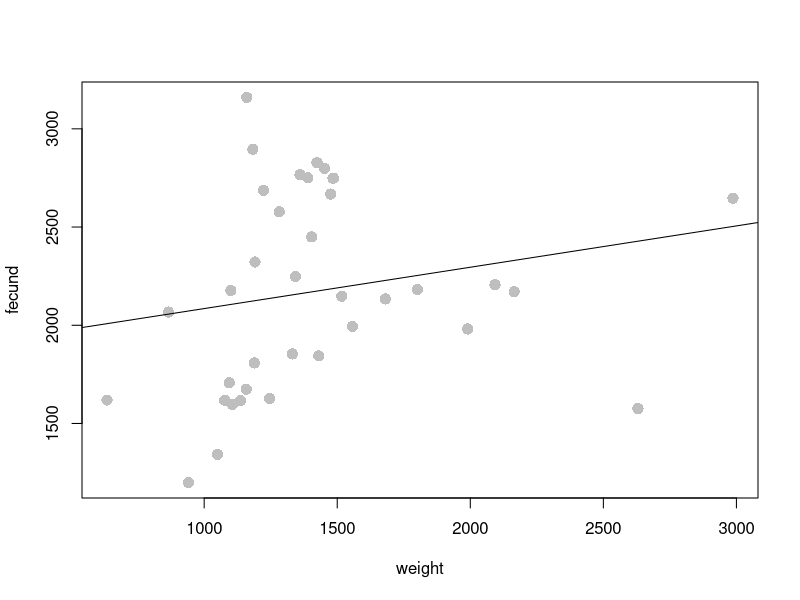

Here is the R script that generated this plot: (Note: this script raises an error after producing the figure.)
rm(list=ls())

###3.1#############
# Simple linear regression
# Determining relationship between continuous response variable (y) and some predictor variables (x_n)
# y_i= B_0 +B_1x_i1 +...+ B_nx_in +E_i, where E_i ~N(0,sigma)
# Predictor variables can be categorical (ANOVA, Ttest), Continuous (regression), or combination (ANCOVA)

# Enters data set
dat <- read.csv('sockeye.csv')

str(dat)
summary(dat)

dat$type <- as.factor(dat$type)
dat <- read.csv('sockeye.csv', stringsAsFactors = T)

# Take a look at the data
head(dat)

# Fit a simple linear regression (fecundity vs weight)
# lm(y~x, data= dat)
# y is response variable and x is predictor variable
fit1 <- lm(fecund ~ weight, data= dat)

fit1

# Take a look at the coefficients of the model (Intercept and slope)
# Interpretation- at theoretical zero weight, fecundity is (coeff 1), and increases with each unit increase of weight
summary(fit1)

#Plot data


plot(fecund~ weight, data= dat, col= 'grey', pch= 16, cex= 1.5)
abline(fit1)

par(mar= c(5, 6, 4, 2))
windowsFonts(A= windowsFont('TT Times New Roman'))
plot(fecund ~ weight, data = dat, col = "grey", pch = 16, cex = 1.5, cex.main= 2, 
     xlab= 'Weight (g)', ylab= '', main= 'Simple linear regression', 
     xlim= c(500, 3000), ylim= c(1000, 3500), xaxs= 'i', yaxs= 'i', cex.lab= 2, cex.axis= 1.5, 
     las= 1, bty= 'n', family= 'A')
title(ylab= 'Fecundity', line= 4, cex.lab= 2, family= 'A')
abline(fit1)
###################


# T-test

# Determining if there is a difference in means between two groups (Hatchery and Wild)
# Create two object that contain the hatch and wild fecundity
hatch <- dat$fecund[dat$type=='hatch']
wild <- dat$fecund[dat$type=='wild']

boxplot(dat$fecund~ dat$type)

# Test the difference in means between hatch and wild; 
mean(hatch, na.rm= T)
mean(wild, na.rm= T)
# Groups have equal variances; 
# Data are not paired
# Alternative hypothesis: two sided
t.test(hatch, wild, var.equal = T, paired= F, alternative= 'two.sided')

# Can check for equal variances (Nonparametric options)
var.test(hatch, wild, data= dat, alternative= 'two.sided')
# P-value >0.05 and CI contains 1


# ANOVA

# Lets do this in a more complex framework (ANOVA)
# Similar to T-test but for more groups (in this case it will be the same)
# Should have same or very similar sample sizes
class(dat$type) 

levels(dat$type)

pairs <-  cbind(
  as.character(dat$type),
  as.numeric(dat$type)
)

head(pairs) 

tail(pairs)

#dat$type <-  relevel(dat$type, ref = "wild")    Changes reference level

# Fit second model looking at fecundity by type
fit2 <-  lm(fecund ~ type, data = dat)

summary(fit2)
# Hatch will be reference level (alphabetical) and Wild is hatch + 713.4

m <-  tapply(dat$fecund, dat$type, mean, na.rm = T)

m[1]

m[2]

m[2] - m[1]
###################

# ANCOVA
# You recognize that these two groups should have their own regression lines (intercept should not be the same)
fit3 = lm(fecund ~ type + weight, data = dat)

summary(fit3)$coef
# Again, Hatch is the reference level; Fecundity increases with increasing weight

# Plot the data using two different point types
plot(fecund ~ weight, data = dat, col = "blue", pch = ifelse(dat$type== 'hatch', 1, 16), cex = 1.5, cex.main= 2, 
     xlab= 'Weight (g)', ylab= '', main= 'Simple linear regression', 
     xlim= c(500, 3000), ylim= c(1000, 3500), xaxs= 'i', yaxs= 'i', cex.lab= 2, cex.axis= 1.5, 
     las= 1, bty= 'n', family= 'A')
title(ylab= 'Fecundity', line= 4, cex.lab= 2, family= 'A')

# Add regression line for Hatchery data
# A is intercept and B is slope
abline(coef(fit3)[c(1,3)], lty = 2)

# Add regression line for Wild data
# A is Hatch estimate plus Wild 'adjustment' and B is slope
abline(sum(coef(fit3)[c(1,2)]), coef(fit3)[3])

legend("bottom", legend = c("Hatchery", "Wild"), 
       pch = c(1,16), lty = c(2,1),
       col = "blue", pt.cex = 1.5, bty = "n", horiz = T)
###################
# Notice that this allows the intercept to vary (Wild adjustment) but it does not allow the slope to vary

# Interactions
# Accounts for the interaction term (allows slope to change depending on which type)
fit4 = lm(fecund ~ type + weight + type:weight, data = dat)
fit4
summary(fit4)
# Plot
plot(fecund ~ weight, data = dat, col = "blue", pch = ifelse(dat$type== 'hatch', 1, 16), cex = 1.5, cex.main= 2, 
     xlab= 'Weight (g)', ylab= '', main= 'Simple linear regression', 
     xlim= c(500, 3000), ylim= c(1000, 3500), xaxs= 'i', yaxs= 'i', cex.lab= 2, cex.axis= 1.5, 
     las= 1, bty= 'n', family= 'A')
title(ylab= 'Fecundity', line= 4, cex.lab= 2, family= 'A')

abline(coef(fit4)[c(1,3)], lty = 2)

abline(sum(coef(fit4)[c(1,2)]), sum(coef(fit4)[c(3,4)]))

legend("bottom", legend = c("Hatchery", "Wild"), pch = c(1,16), lty = c(2,1),
       col = "blue", pt.cex = 1.5, bty = "n", horiz = T)

summary(fit4)$coef
# How do we interpret these?
# Intercept is Hatch at weight= 0; Weight is increase in fecundity for each unit weight
# Typewild is Hatch - Wild adjustment; Typewild:weight is Hatch + Wild increase in fecundity for each unit weight

# compare to fit seperate
fitH = lm(fecund ~ weight, data = dat[dat$type=="hatch",])
fitW = lm(fecund ~ weight, data = dat[dat$type=="wild",])
summary(fitH)$coef
summary(fitW)$coef

###################

# Model selection

# Create AIC table
tab = AIC(fit1, fit2, fit3, fit4)

tab[order(tab$AIC),]    # Simple AIC table

n <- nrow(data)                                                     # Better looking AIC
logL <- c(logLik(fit1), logLik(fit2), logLik(fit3), logLik(fit4))
K <- c(3, 3, 4, 5)
AIC <- -2*logL + 2*K
delta <- AIC- min(AIC)
w <- exp(-0.5*delta)/sum(exp(-0.5*delta))
ms <- data.frame(logL, K, AIC, delta, w)
rownames(ms) <- c('fecund~weight', 'fecund~type', 'fecund~type+weight', 'fecund~type+weight+type:weight')
round(ms, digits= 2)
ms <- ms[order(ms$AIC),]
AIC_tab <- round(ms, digits= 2)
AIC_tab
###################






###3.2#############
# GLM's
logit = function(p) {
  log(p/(1 - p))
}

expit = function(eta) {  # lp stands for logit(p)
  exp(eta)/(1 + exp(eta))
}

dat$binary = ifelse(dat$survival < 70, 0, 1)

fit1 = glm(binary ~ weight, data = dat, family = binomial)

fitted(fit1)
predict(fit1)
plogis(predict(fit1))


summary(fit1)

wt_seq = seq(min(dat$weight, na.rm = T),
             max(dat$weight, na.rm = t),
             length = 100)

p = expit(coef(fit1)[1] + coef(fit1)[2] * wt_seq)

plot(p ~ wt_seq, type = "l", lwd = 3, ylim = c(0,1), xlim= c(500, 3000), las = 1, 
     xlab= 'Weight', ylab= 'Probability of survival', 
     cex.lab= 1.5, cex.axis= 1.2, bty= 'n')

fit2 = glm(binary ~ type, data = dat, family = binomial)

summary(fit2)

########
# fitted vs predict
########

predict(fit2,
        newdata = data.frame(type = c("hatch", "wild")),
        type = "response")

fit3 = glm(binary ~ type + weight, data = dat, family = binomial)

summary(fit3)

p_hatch = predict(
  fit3, newdata = data.frame(type = "hatch", weight = wt_seq),
  type = "response"
)

p_wild = predict(
  fit3, newdata = data.frame(type = "wild", weight = wt_seq),
  type = "response"
)

plot(p_wild ~ wt_seq, type = "l", lwd = 3, lty = 1,
     ylim = c(0,1), xlim= c(500, 3000), las =1,
     xlab = "Weight (g)", ylab = "Pr(>70% Egg Survival)", cex.lab= 1.5, cex.axis= 1.2, bty= 'n'
)

lines(p_hatch ~ wt_seq, lwd = 3, lty = 2)

legend("topright", legend = c("Hatchery", "Wild"),
       lty = c(2,1), lwd = 3, bty = "n")

fit4 <- glm(binary~ type*weight, data= dat, family= binomial)

summary(fit4)

p_hatch = predict(
  fit4, newdata = data.frame(type = "hatch", weight = wt_seq),
  type = "response"
)

p_wild = predict(
  fit4, newdata = data.frame(type = "wild", weight = wt_seq),
  type = "response"
)

plot(p_wild ~ wt_seq, type = "l", lwd = 3, lty = 1,
     ylim = c(0,1), xlim= c(500, 3000),  las =1,
     xlab = "Weight (g)", ylab = "Pr(>70% Egg Survival)", cex.lab= 1.5, cex.axis= 1.2, bty= 'n'
)

lines(p_hatch ~ wt_seq, lwd = 3, lty = 2)

legend("topright", legend = c("Hatchery", "Wild"),
       lty = c(2,1), lwd = 3, bty = "n")
###################

# AIC model selection
tab = AIC(fit1, fit2, fit3, fit4)

tab[order(tab$AIC),]

n <- nrow(data)                                                     # Better looking AIC
logL <- c(logLik(fit1), logLik(fit2), logLik(fit3), logLik(fit4))
K <- c(2, 2, 3, 4)
AIC <- -2*logL + 2*K
delta <- AIC- min(AIC)
w <- exp(-0.5*delta)/sum(exp(-0.5*delta))
ms <- data.frame(logL, K, AIC, delta, w)
rownames(ms) <- c('binary~weight', 'binary~type', 'binary~type+weight', 'binary~type*weight')
round(ms, digits= 2)
ms <- ms[order(ms$AIC),]
AIC_tab <- round(ms, digits= 2)
AIC_tab
###################





###3.3#############
# Probability distributions
# parameters
mu = 500; sig = 50
# a sequence of possible random variables (fish lengths)
lengths = seq(200, 700, length = 100)
# a sequence of possible cumulative probabilities
cprobs = seq(0, 1, length = 100)
# use the four functions
densty = dnorm(x = lengths, mean = mu, sd = sig)  # takes specific lengths
cuprob = pnorm(q = lengths, mean = mu, sd = sig)  # takes specific lengths
quants = qnorm(p = cprobs, mean = mu, sd = sig)   # takes specific probabilities
random = rnorm(n = 1e4, mean = mu, sd = sig)      # takes a number of random deviates to make

# set up plotting region: see ?par for more details
# notice the tricks to clean up the plot
par(
  mfrow = c(2,2),    # set up 2x2 regions
  mar = c(3,3,3,1),  # set narrower margins
  xaxs = "i",        # remove "x-buffer"
  yaxs = "i",        # remove "y-buffer"
  mgp = c(2,0.4,0),  # bring in axis titles ([1]) and tick labels ([2])
  tcl = -0.25        # shorten tick marks
)
plot(densty ~ lengths, type = "l", lwd = 3, main = "dnorm()",
     xlab = "Fish Length (mm)", ylab = "Density", las = 1,
     yaxt = "n") # turns off y-axis
axis(side = 2, at = c(0.002, 0.006), labels = c(0.002, 0.006), las = 2)
plot(cuprob ~ lengths, type = "l", lwd = 3, main = "pnorm()",
     xlab = "Fish Length (mm)", ylab = "Cumulative Probability", las = 1)
plot(quants ~ cprobs, type = "l", lwd = 3, main = "qnorm()",
     xlab = "P", ylab = "P Quantile Length (mm)", las = 1)
hist(random, breaks = 50, col = "grey", main = "rnorm()",
     xlab = "Fish Length (mm)", ylab = "Frequency", las = 1)
box() # add borders to the histogram



###3.4#############
# Non linear regression
rm(list=ls())

# Read in data
dat <- read.csv('feeding.csv')

summary(dat)

# Plot 
par(mar= c(5, 6, 4, 2))
windowsFonts(A= windowsFont('TT Times New Roman'))
plot(cons ~ prey, data = dat, col = "grey", pch = 16, cex = 1.5, cex.main= 2, 
     xlab= 'Prey', ylab= '', main= 'Non-linear regression', 
     xlim= c(0, 50), ylim= c(0, 16), xaxs= 'i', yaxs= 'i', cex.lab= 2, cex.axis= 1.5, 
     las= 1, bty= 'n', family= 'A')
title(ylab= 'Prey items consumed', line= 4, cex.lab= 2, family= 'A')


# Holling Type II response: y = ax/(1 + ahx)
# At low densities, consumption is high; at high densities consumption levels off
# Relies on starting values
fit = nls(cons ~ (a * prey)/(1 + a * h * prey), data = dat,
          start = c(a = 3, h = 0.1))
# A is how high does it rise
# H is how sharply does it level off

summary(fit)

# Create a sequence of values within the range or our data
prey_seq = seq(min(dat$prey), max(dat$prey), length = 100)

# Predict the Consumption from that new data sequence
cons_seq = predict(fit, newdata = data.frame(prey = prey_seq))

# Same plot as before
plot(cons ~ prey, data = dat, col = "grey", pch = 16, cex = 1.5, cex.main= 2, 
     xlab= 'Prey', ylab= '', main= 'Non-linear regression', 
     xlim= c(0, 50), ylim= c(0, 16), xaxs= 'i', yaxs= 'i', cex.lab= 2, cex.axis= 1.5, 
     las= 1, bty= 'n', family= 'A')
title(ylab= 'Prey items consumed', line= 4, cex.lab= 2, family= 'A')

# Use the consumption prediction to fit line
# Can not use abline because we no longer have only two parameters to fit and relationship is not linear
lines(cons_seq ~ prey_seq, lwd = 3)
###################




###Exercise 3######

#Part 1############
rm(list=ls())

dat <- read.csv('sockeye.csv')
fit1 <- lm(egg_size ~ weight, data= dat)
fit1
summary(fit1)
plot(egg_size ~ weight, data = dat, col = "grey", pch = 16, cex = 1.5)
abline(fit1)

fit2 = lm(egg_size ~ type, data = dat)
summary(fit2)
fit3 = lm(egg_size ~ type + year, data = dat)
summary(fit3)$coef
plot(egg_size ~ year, data = dat, col = "grey",
     pch = ifelse(dat$type == "hatch", 1, 16), cex = 1.5)
abline(coef(fit3)[c(1,3)], lty = 2)
abline(sum(coef(fit3)[c(1,2)]), coef(fit3)[3])
legend("topright", legend = c("Hatchery", "Wild"), pch = c(1,16), lty = c(2,1),
       col = "grey", pt.cex = 1.5, bty = "n", horiz = T)

fit4 = lm(egg_size ~ type + year + type:year, data = dat)
plot(egg_size ~ year, data = dat, col = "black",
     pch = ifelse(dat$type == "hatch", 1, 16), cex = 1.5)
abline(coef(fit4)[c(1,3)], lty = 2)
abline(sum(coef(fit4)[c(1,2)]), sum(coef(fit4)[c(3,4)]))
legend("topright", legend = c("Hatchery", "Wild"), pch = c(1,16), lty = c(2,1),
       col = "black", pt.cex = 1.5, bty = "l", horiz = F, bg= 'lightblue')
###################



#Exercise 3 Part 2############
dat$binary = ifelse(dat$survival < 80, 0, 1)
fit1 = glm(binary ~ egg_size, data = dat, family = binomial)
summary(fit1)
egg_size_seq = seq(min(dat$egg_size, na.rm = T),
             max(dat$egg_size, na.rm = t),
             length = 100)
p = expit(coef(fit1)[1] + coef(fit1)[2] * egg_size_seq)
plot(p ~ egg_size_seq, type = "l", lwd = 3, ylim = c(0,1), las = 1)

fit2 = glm(binary ~ type, data = dat, family = binomial)
summary(fit2)
predict(fit2,
        newdata = data.frame(type = c("hatch", "wild")),
        type = "response")

fit3 = glm(binary ~ type + egg_size, data = dat, family = binomial)
summary(fit3)
p_hatch = predict(
  fit3, newdata = data.frame(type = "hatch", egg_size = egg_size_seq),
  type = "response"
)
p_wild = predict(
  fit3, newdata = data.frame(type = "wild", egg_size = egg_size_seq),
  type = "response"
)
plot(p_wild ~ egg_size_seq, type = "l", lwd = 3, lty = 1,
     ylim = c(0,1), las =1,
     xlab = "Egg size (mm)", ylab = "Pr(>80% Egg Survival)"
)
lines(p_hatch ~ egg_size_seq, lwd = 3, lty = 2)
legend("bottomright", legend = c("Hatchery", "Wild"),
       lty = c(2,1), lwd = 3, bty = "n")

fit4 <- glm(binary~ type*egg_size, data= dat, family= binomial)
summary(fit4)
p_hatch = predict(
  fit4, newdata = data.frame(type = "hatch", egg_size = egg_size_seq),
  type = "response"
)
p_wild = predict(
  fit4, newdata = data.frame(type = "wild", egg_size = egg_size_seq),
  type = "response"
)
plot(p_wild ~ egg_size_seq, type = "l", lwd = 3, lty = 1,
     ylim = c(0,1), las =1,
     xlab = "Egg size (mm)", ylab = "Pr(>80% Egg Survival)"
)
lines(p_hatch ~ egg_size_seq, lwd = 3, lty = 2)
legend("bottomright", legend = c("Hatchery", "Wild"),
       lty = c(2,1), lwd = 3, bty = "n")
###################